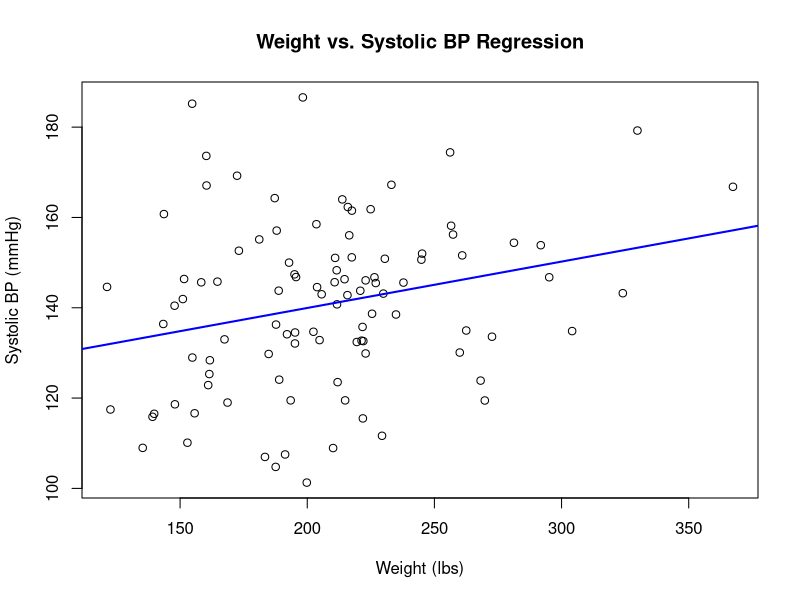
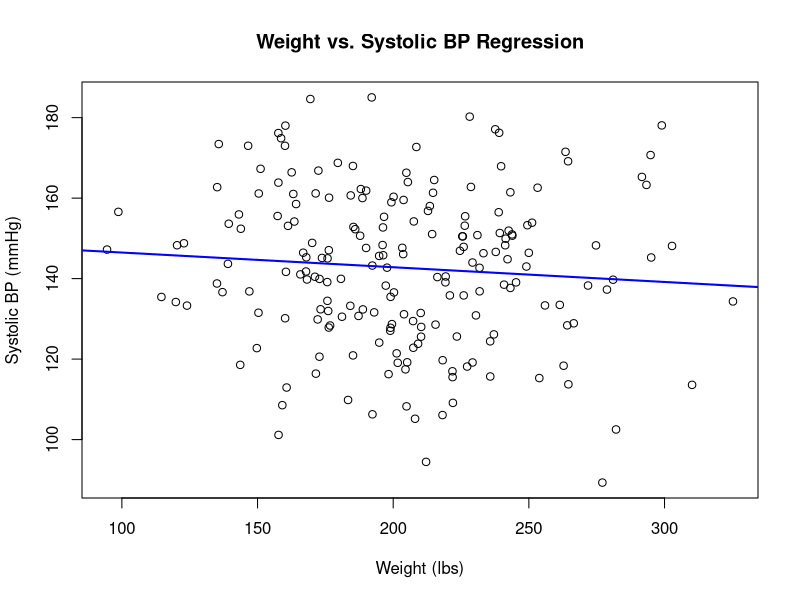
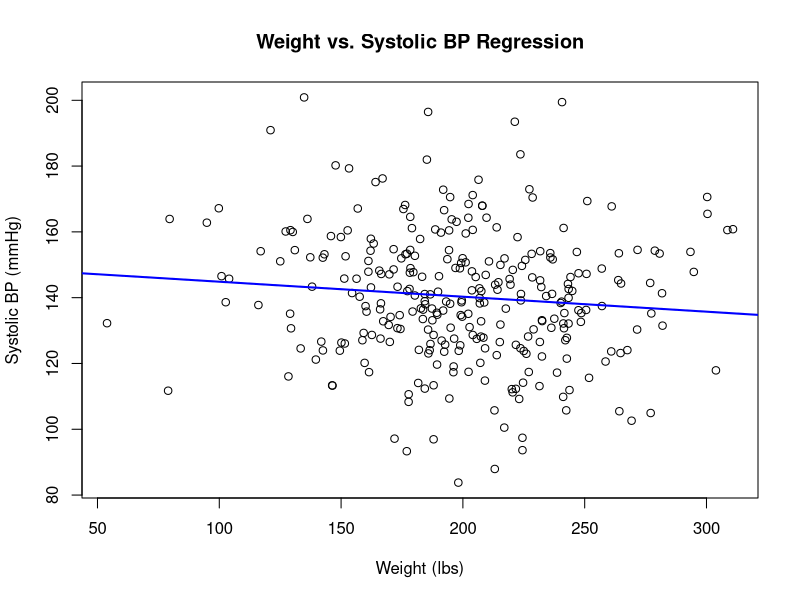
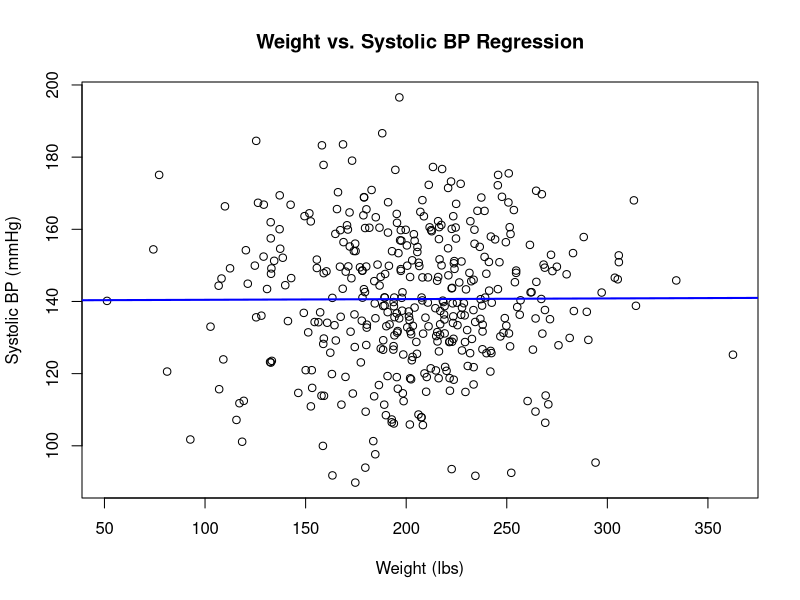
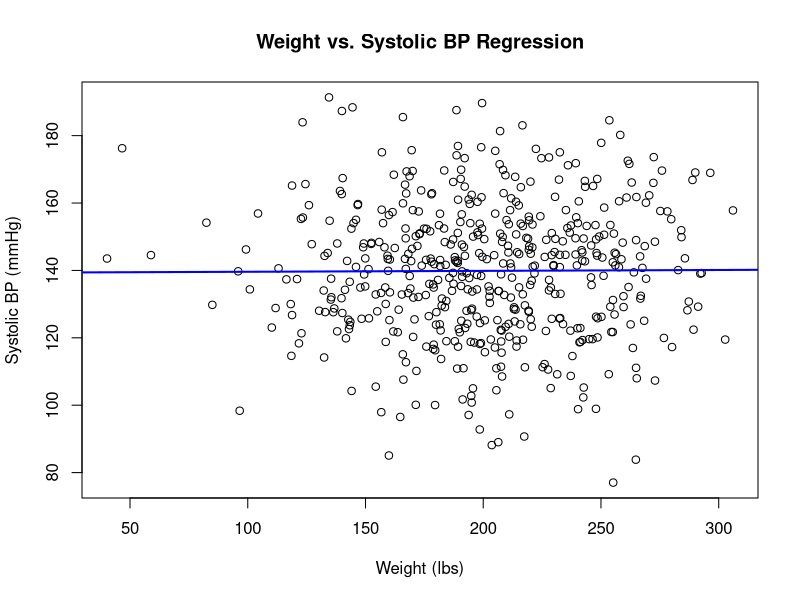
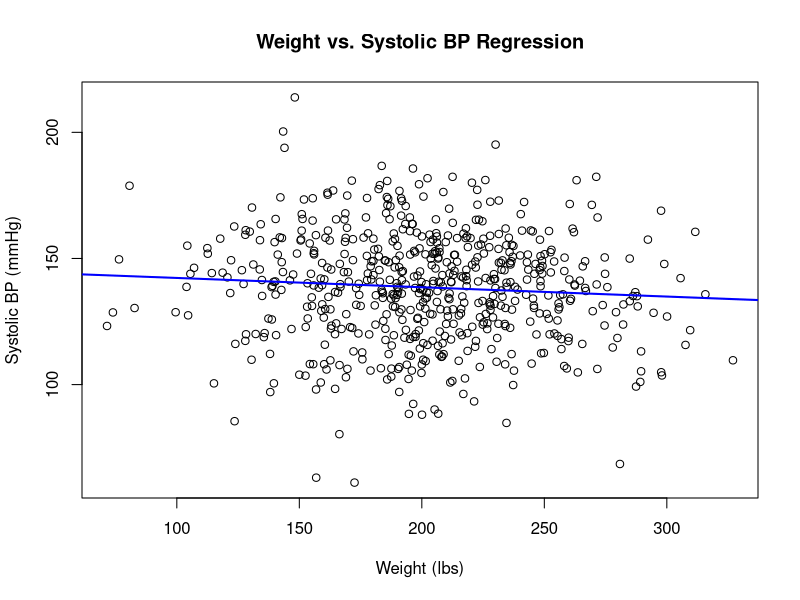
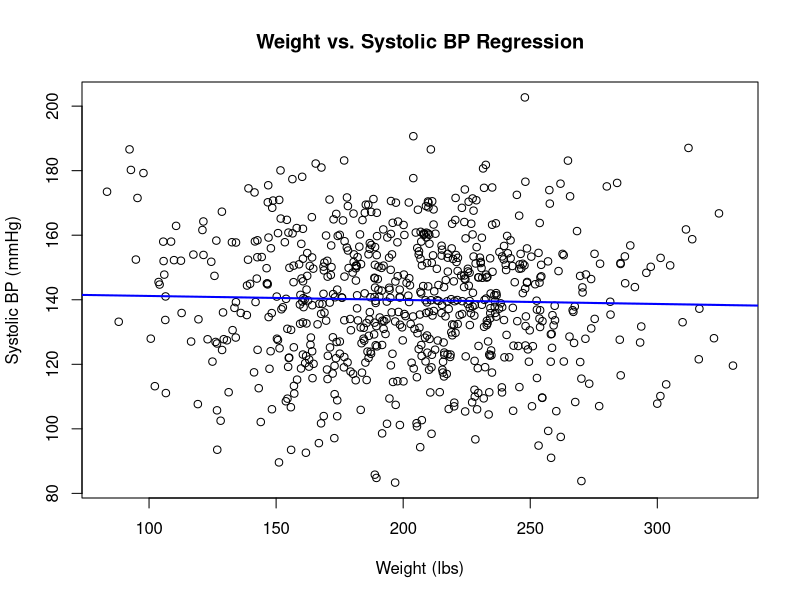
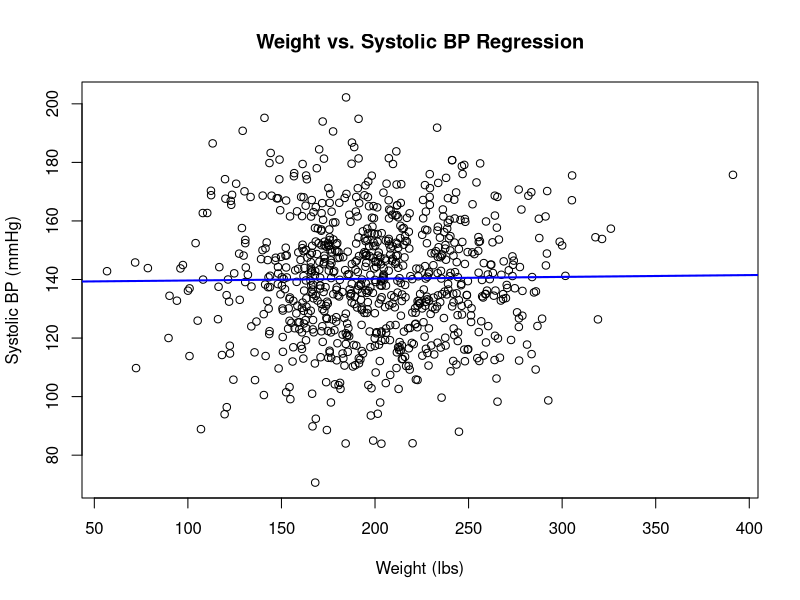

Here is the R script that generated these plots, in order:
# Homework 6 Creating Fake Data Sets
# 2/19/25
# KRM

library(truncnorm)

# weight variable: n = 490, mean = 202, std dev = 45.7, min = 106, max = 369
# systolic blood pressure variable: n = 496, mean = 140, std dev = 20, min = 87, max = 214

##################################################
# FUNCTION: fit_linear2       
# fits simple regression line
# inputs: numeric vector of predictor (x) and response (y)
# outputs: slope and p-value
#------------------------------------------------- 
fit_linear2 <- function(p=NULL, x_cols=NULL, y_cols=NULL) {
  # Extract data from data frame
  x_data <- p[, x_cols]  # All the rows in column x_cols
  y_data <- p[, y_cols]  # All the rows in column y_cols
  
  # Fit the model with y as a function of x
  my_mod <- lm(y_data ~ x_data)
  
  # Extract slope and intercept
  slope <- summary(my_mod)$coefficients[2, 1]
  intercept <- summary(my_mod)$coefficients[1, 1]
  pvalue <- summary(my_mod)$coefficients[2, 4]
  
  # Format output as slope and p value
  my_out <- data.frame(slope=slope, pvalue=pvalue)
  # Plot output
  plot(x=x_data, y=y_data, xlab="Weight (lbs)", ylab="Systolic BP (mmHg)", main="Weight vs. Systolic BP Regression")
  
  # Add regression line
  abline(a=intercept, b=slope, col="blue", lwd=2)
  
  return(my_out)
}

##################################################

adjusting_parameters <- function(n = 500, mean = 100, stddev = 50) {
  return(rtruncnorm(n, a=0, mean=mean, sd=stddev))
}

# Initialize data frame for varied sample sizes
results_sample_size <- data.frame(mean = numeric(), slope = numeric(), pvalue = numeric())

# Adjusting sample size
for (n in seq(100, 1000, by=100)) {
  weight <- adjusting_parameters(n, 202, 45.7)
  sys_bp <- adjusting_parameters(n, 140, 20)
  data <- data.frame(weight, sys_bp)
  
  # Run analysis
  output <- fit_linear2(data, x_cols=1, y_cols=2)
  slope <- output[1]
  pvalue <- output[2]
  
  results_sample_size <- rbind(results_sample_size, data.frame(sample_size = n, slope = slope, pvalue = pvalue))
}

# Initialize data frame for varied std dev
results_stddev <- data.frame(mean = numeric(), slope = numeric(), pvalue = numeric())

# Adjusting stddev
for (stddev in seq(10, 100, by=10)) {
  weight <- adjusting_parameters(500, 202, stddev+25)
  sys_bp <- adjusting_parameters(500, 140, stddev)
  data <- data.frame(weight, sys_bp)
  
  # Run analysis
  output <- fit_linear2(data, x_cols=1, y_cols=2)
  slope <- output[1]
  pvalue <- output[2]
  
  results_stddev <- rbind(results_stddev, data.frame(stddev = stddev, slope = slope, pvalue = pvalue))
}

# Initialize data frame for varied mean
results_mean <- data.frame(mean = numeric(), slope = numeric(), pvalue = numeric())

# Adjusting mean
for (mean_value in seq(50, 400, by=25)) {
  weight <- adjusting_parameters(500, mean_value+50, 45.7)
  sys_bp <- adjusting_parameters(500, mean_value, 20)
  data <- data.frame(weight, sys_bp)
  
  # Run analysis
  output <- fit_linear2(data, x_cols=1, y_cols=2)
  slope <- output[1]
  pvalue <- output[2]
  
  results_mean <- rbind(results_mean, data.frame(mean = mean_value, slope = slope, pvalue = pvalue))
}

print(results_sample_size)
print(results_stddev)
print(results_mean)

# Determining smallest difference between groups to still get significant pattern
results_effect_size <- data.frame(mean_diff = numeric(), avg_pvalue = numeric())

for (mean_diff in seq(1, 20, by=1)) {  # Test effect sizes from 1 to 20 mmHg
  pvalues <- numeric() # Initialize storage for p values
  
  for (i in 1:100) {  # Run each effect size 100 times to account for random variation
    weight <- adjusting_parameters(500, 202, 45.7)
    sys_bp_original <- adjusting_parameters(500, 140, 20) # Control sys bp
    sys_bp_altered <- adjusting_parameters(500, 140 + mean_diff, 20) # Adjusted sys bp
    
    # Combine data frames holding weight, sys_bp
    data_original <- data.frame(weight = weight, sys_bp = sys_bp_original, group = "Original")
    data_altered <- data.frame(weight = weight, sys_bp = sys_bp_altered, group = "Altered")
    data_combined <- rbind(data_original, data_altered)
    
    # Run ANOVA test on sys_bp based on original and altered sys_bp
    anova_result <- aov(sys_bp ~ group, data=data_combined)
    pvalues[i] <- summary(anova_result)[[1]][["Pr(>F)"]][1]  # Notation to get p value
  }
  
  # Get average p-value across 100 runs
  avg_pvalue <- mean(pvalues)
  
  # Store results
  results_effect_size <- rbind(results_effect_size, data.frame(mean_diff = mean_diff, avg_pvalue = avg_pvalue))
  
  # Exit loop if significant result is reached
  if (avg_pvalue <= 0.05) {
    # Print smallest effect size
    print(paste("Smallest effect size for significant pattern:", mean_diff))
    break
  }
}

print(results_effect_size)

# Plot showing smallest effect size with significance threshold
plot(results_effect_size$mean_diff, results_effect_size$avg_pvalue, type="b", col="blue", xlab="Effect Size (Mean Difference)", ylab="Average P-Value", main="Effect Size vs. P-Value")
# Add significance threshold
abline(h=0.05, col="red", lty=2)


# Determining smallest sample size to still get significant pattern
results_sample_size <- data.frame(sample_size = numeric(), avg_pvalue = numeric())

# Minimum effect size from above = 4
mean_diff <- 4

# Vary the sample size (from 100 to 1000, in steps of 100)
for (sample_size in seq(10, 1000, by=100)) {
  
  pvalues <- numeric()  # Store p-values for multiple runs
  
  for (i in 1:100) {  # Run 100 simulations for each sample size
    weight <- adjusting_parameters(sample_size, 202, 45.7)
    sys_bp_original <- adjusting_parameters(sample_size, 140, 20)  
    sys_bp_altered <- adjusting_parameters(sample_size, 140 + mean_diff, 20)
    
    # Combine data frames holding weight, sys_bp
    data_original <- data.frame(weight = weight, sys_bp = sys_bp_original, group = "Original")
    data_altered <- data.frame(weight = weight, sys_bp = sys_bp_altered, group = "Altered")
    data_combined <- rbind(data_original, data_altered)
    
    # Run ANOVA test on sys_bp based on original and altered sys_bp
    anova_result <- aov(sys_bp ~ group, data=data_combined)
    pvalues[i] <- summary(anova_result)[[1]][["Pr(>F)"]][1]  # Notation to get p value
  }
  
  # Get average p-value across 100 runs
  avg_pvalue <- mean(pvalues)
  
  # Store results
  results_sample_size <- rbind(results_sample_size, data.frame(sample_size = sample_size, avg_pvalue = avg_pvalue))
  
  # Exit loop if significant result is reached
  if (avg_pvalue <= 0.05) {
    # Print smallest effect size
    print(paste("Minimum sample size for significant pattern:", sample_size))
    break
  }
}

print(results_sample_size)

# Plot showing smallest sample size for significant result
plot(results_sample_size$sample_size, results_sample_size$avg_pvalue, type="b", col="blue", xlab="Sample Size", ylab="Average P-Value", main="Sample Size vs. P-Value (Effect Size = 5 mmHg)")
# Add significance threshold
abline(h=0.05, col="red", lty=2)
